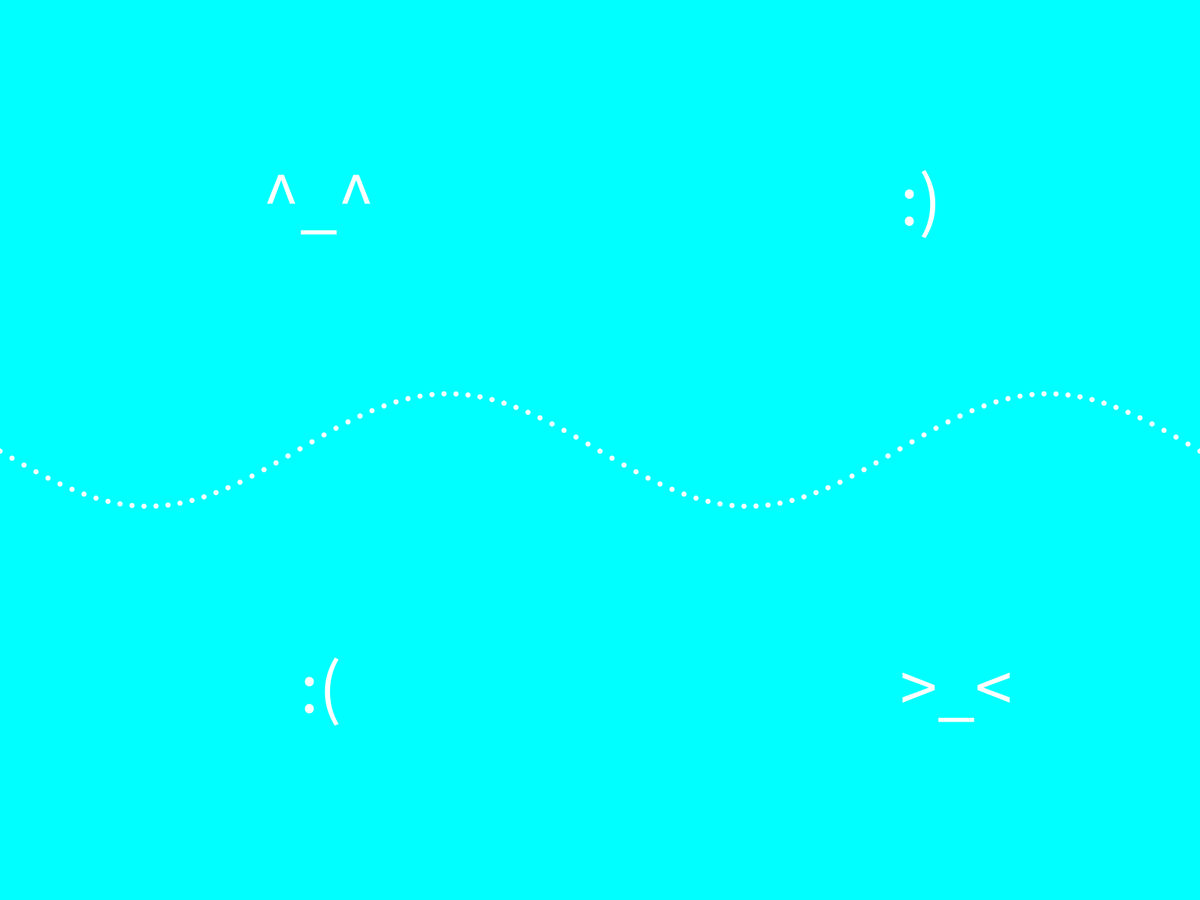
Frame 1 (no input)
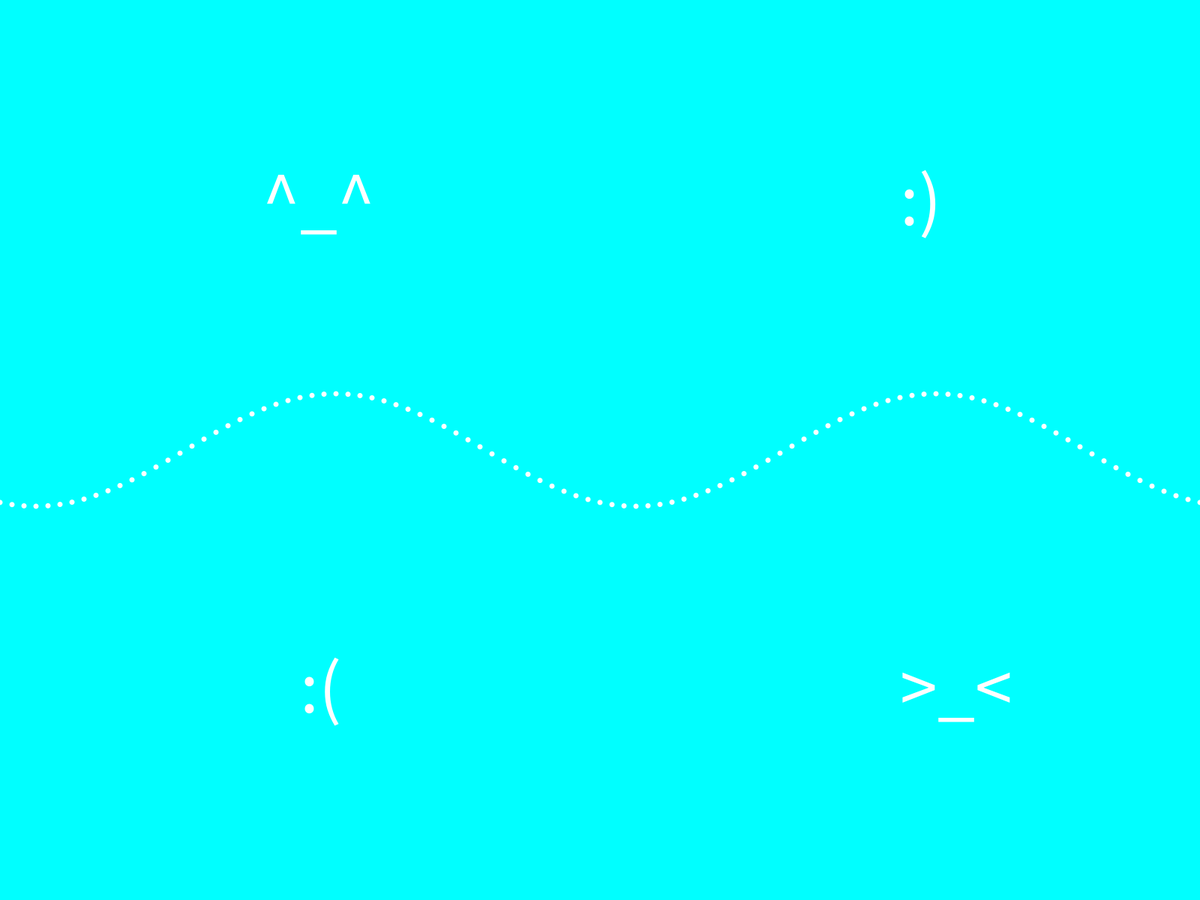
Frame 60 (the mouse pressed at the canvas centre just before this capture)
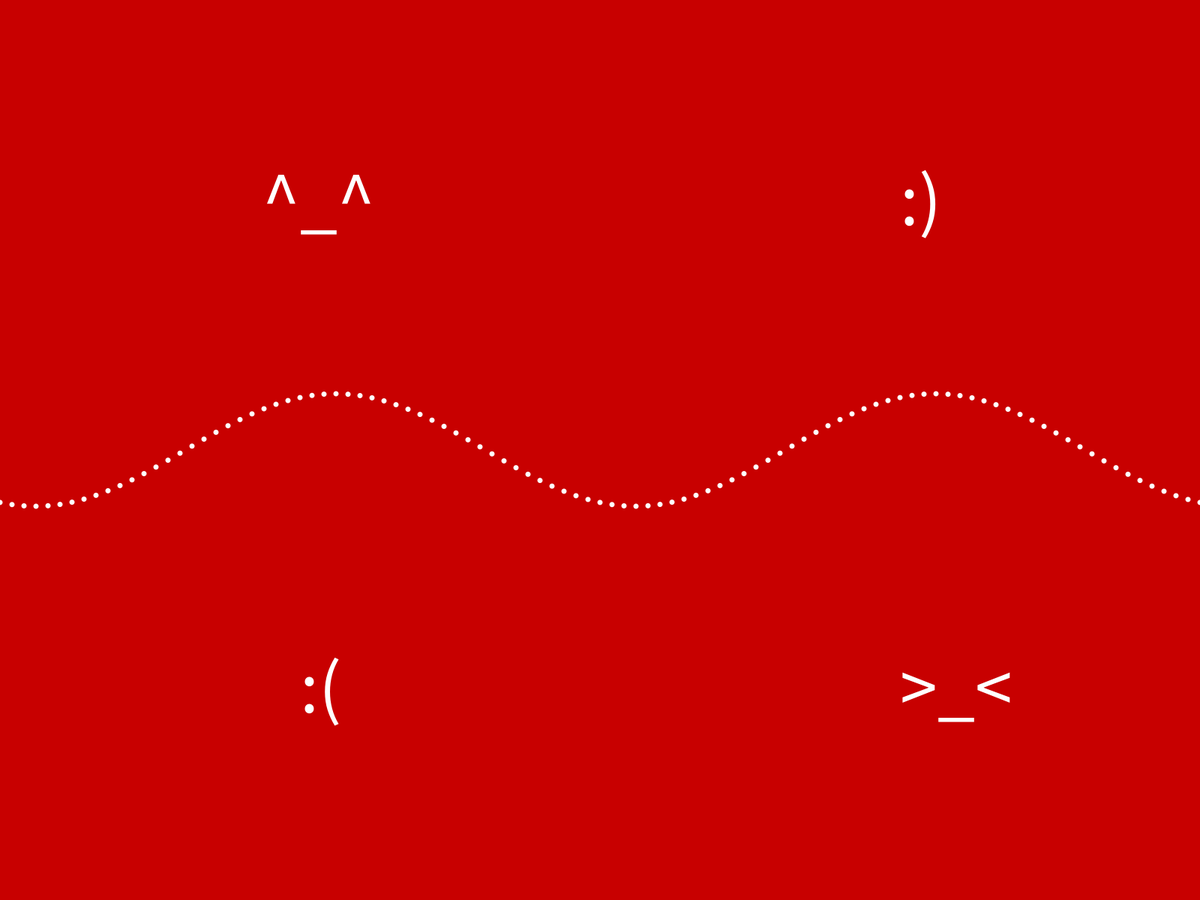
Frame 120 (the mouse held since frame 60 and released just before this capture)

The Processing sketch that drew these frames (run headless with seeded random() and noise(); from frame 60 on, the mouse is pressed at the canvas centre):

// Processing sketch: Emotional_Lines
// ── Emotional_Lines.pde
float colorx;
float colory;
Wave sin;
Coordinates grid;


void setup () {
  fullScreen();
  sin = new Wave();
  grid = new Coordinates();
}

void draw() {
  colorx = mouseX/7.5;
  colory = mouseY/4.21875;
  
  background(mouseX-600,500-mouseY,600-mouseX);
  
  //colorx-5*colory
  
  sin.changeWave();
  sin.display();
  
  grid.display();
  
  
  
}
// ── Coordinates.pde
class Coordinates{

  Coordinates () {
  }
  
  void display(){
    textSize(100);
    fill(255);
    text("^_^",width/4 - 50,height/4); 
    text(">_<",3*width/4,3*height/4 + 50); 
    text(":(",width/4,3*height/4 + 50); 
    text(":)",3*width/4,height/4); 
  }
}
// ── Wave.pde
/* This wave code is referenced from Daniel Shiffman's sine
wave example found here: https://processing.org/examples/sinewave.html
*/

class Wave {
  //declarations
  int x;
  int wavewidth;
  float angle;
  float amplitude;
  float period;
  float managex;
  float[] y;
  
  //constructor
  Wave() {
    x = 16;
    angle = 0.0;
    amplitude = 75.0;
    wavewidth = width + 16;
    y = new float[wavewidth/x];
  }
  
  //functions
  void changeWave() {
    if (mouseX > width/2 && mouseY < height/2) {
      period = 500;
      calcWave(period);
      
    }
    
    else if (mouseX > width/2 && mouseY > height/2){
      period = 175;
      calcWave(period);
    }
    
    else if (mouseX < width/2 && mouseY < height/2) {
      period = 800;
      calcWave(period);
    }
    
    else if (mouseX < width/2 && mouseY > height/2) {
      period = 25;
      calcWave(period);
    }
    
  }
  
  void calcWave(float p) {
    float temp = p;
    
    managex = (TWO_PI / temp) * x;
    angle += 0.02;
   
    float theta = angle;
    for(int i = 0; i < y.length; i++) {
      y[i] = sin(theta)*amplitude;
      theta += managex;
    }  
  }
  
  void display() {
    noStroke();
    fill(255);
    for (int j = 0; j < y.length; j++) {
      ellipse(j*x, height/2+y[j], 7, 7);
    }    
  }
  
}
